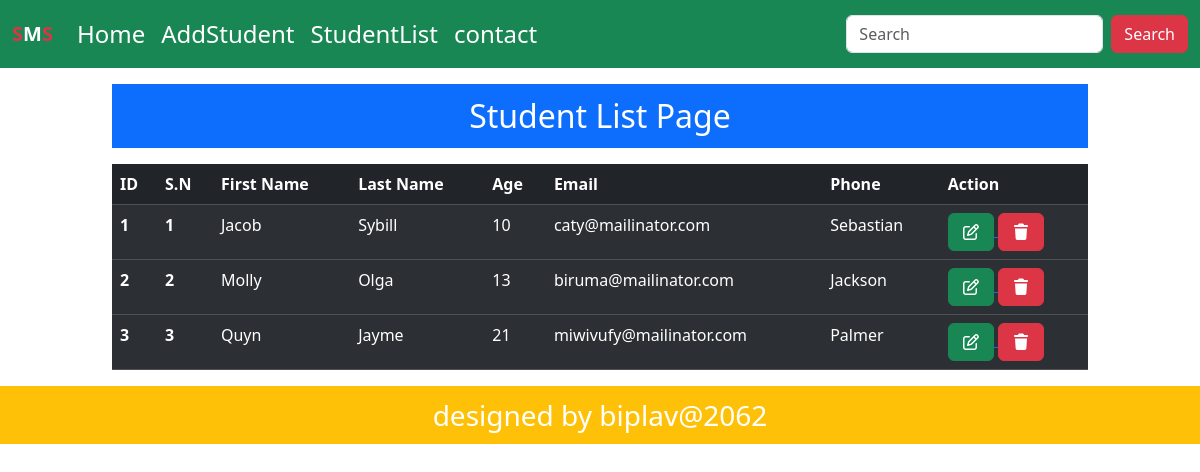
Before: /student_list/ with the older database file.
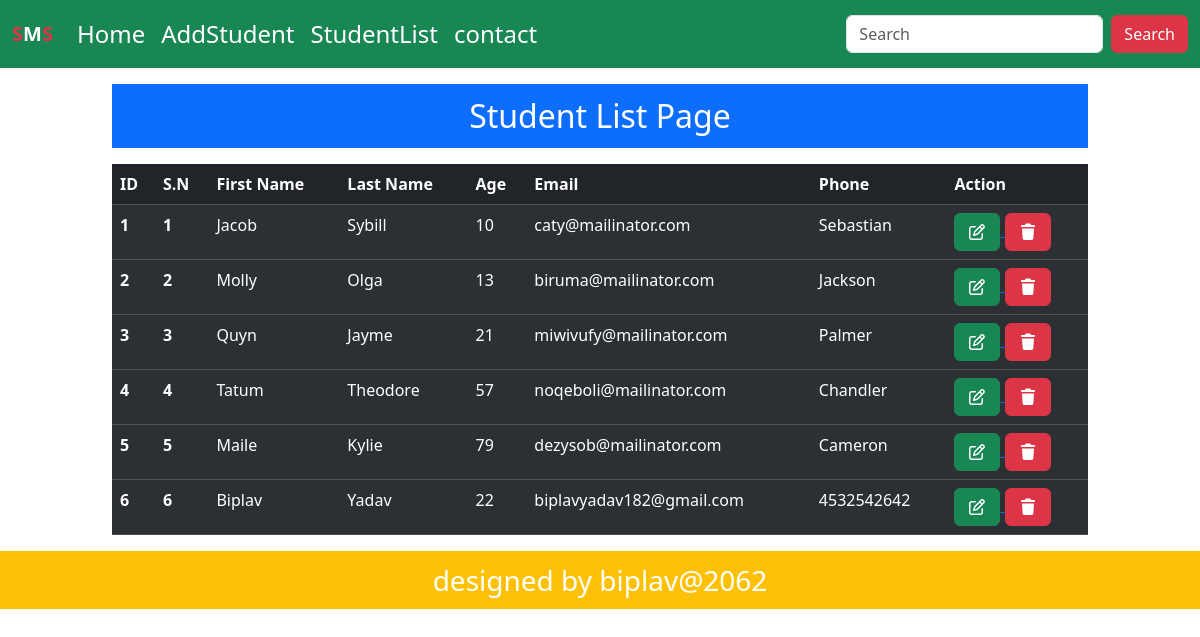
After: the same page with the newer database file.
### sms_app/models.py (models this page shows)
class Student(models.Model):
    first_name = models.CharField(max_length=255)
    last_name = models.CharField(max_length=255)
    age = models.IntegerField()
    phone = PhoneNumberField()
    email = models.EmailField(unique=True)
    message = models.CharField(max_length=255, default=True, null=True)
    class Meta:
        db_table = 'Student'

### sms_app/views.py (the view)
# urls.py: path('student_list/', student_list, name="student_list"),
def student_list(request):
    student_data = Student.objects.all()
    return render(request, "main/StudentList.html", {"sList":student_data})

### sms_app/templates/main/StudentList.html (shortened to what this page needs)
{% extends "base.html" %}
{% load static %}
{% block content %}
<div class="container-fluid">
    <div class="row">
        <div class="col-10 mx-auto">
            <p class="text-center bg-primary text-white fs-2 py-2 mt-3 mb-3">Student List Page</p>
            <table class="table table-dark table-striped table-hover">
                <thead>
                    <tr>
                        <th scope="col">ID</th>
                        <th scope="col">S.N</th>
                        <th scope="col">First Name</th>
                        <th scope="col">Last Name</th>
                        <th scope="col">Age</th>
                        <th scope="col">Email</th>
                        <th scope="col">Phone</th>
                        <th scope="col">Action</th>
                    </tr>
                </thead>
                <tbody>
                    {% for s in sList %}
                    <tr>
                        <th scope="row">{{s.id}}</th>
                        <th scope="row">{{forloop.counter}}</th>
                        <td>{{s.first_name}}</td>
                        <td>{{s.last_name}}</td>
                        <td>{{s.age}}</td>
                        <td>{{s.email}}</td>
                        <td>{{s.phone}}</td>
                        <td>
                            <a href="">
                                <button class="btn btn-success"><i class="fa-regular fa-pen-to-square"></i></button>
                            </a>
                            <a href="">
                                <button class="btn btn-danger"><i class="fa-solid fa-trash"></i></button>
                            </a>
                        </td>
                    </tr>
                </tbody>
                {% endfor %}
            </table>
        </div>
    </div>
</div>
{% endblock content %}

### sms_app/templates/base.html (shortened to what this page needs)
<!DOCTYPE html>
{% load static %}
<html lang="en">
<head>
    <link href="https://cdn.jsdelivr.net/npm/bootstrap@5.3.8/dist/css/bootstrap.min.css" rel="stylesheet"
>
    <link rel="stylesheet" href="https://cdnjs.cloudflare.com/ajax/libs/font-awesome/7.0.1/css/all.min.css">
</head>
<body>
    <nav class="navbar navbar-expand-lg bg-success navbar-dark py-6 fs-4">
        <div class="container-fluid">
            <a class="navbar-brand fw-bold" href="#"><span class="text-danger">S</span>M<span
                    class="text-danger">S</span></a>
            <div class="collapse navbar-collapse" id="navbarSupportedContent">
                <ul class="navbar-nav me-auto mb-2 mb-lg-0">
                    <li class="nav-item">
                        <a class="nav-link active" aria-current="page" href="{% url 'index_page' %}">Home</a>
                    </li>
                    <li class="nav-item">
                        <a class="nav-link active" aria-current="page" href="{% url 'student_add' %}">AddStudent</a>
                    </li>
                    <li class="nav-item">
                        <a class="nav-link active" aria-current="page" href="{% url 'student_list' %}">StudentList</a>
                    </li>
                    <li class="nav-item">
                        <a class="nav-link active" aria-current="page" href="#">contact</a>
                    </li>
                </ul>
                <form class="d-flex" role="search">
                    <input class="form-control me-2" type="search" placeholder="Search" aria-label="Search" />
                    <button class="btn btn-danger" type="submit">Search</button>
                </form>
            </div>
        </div>
    </nav>
    {% block content %}
    {% endblock content %}
    <footer class="text-center text-white bg-warning py-2 fs-3">
        designed by biplav@2062
    </footer>
</body>
</html>

Changed rows visible on the page:
added Student: id "4", first_name "Tatum", last_name "Theodore", age "57", email "noqeboli@mailinator.com", phone "Chandler"
added Student: id "5", first_name "Maile", last_name "Kylie", age "79", email "dezysob@mailinator.com", phone "Cameron"
added Student: id "6", first_name "Biplav", last_name "Yadav", age "22", email "biplavyadav182@gmail.com", phone "4532542642"
